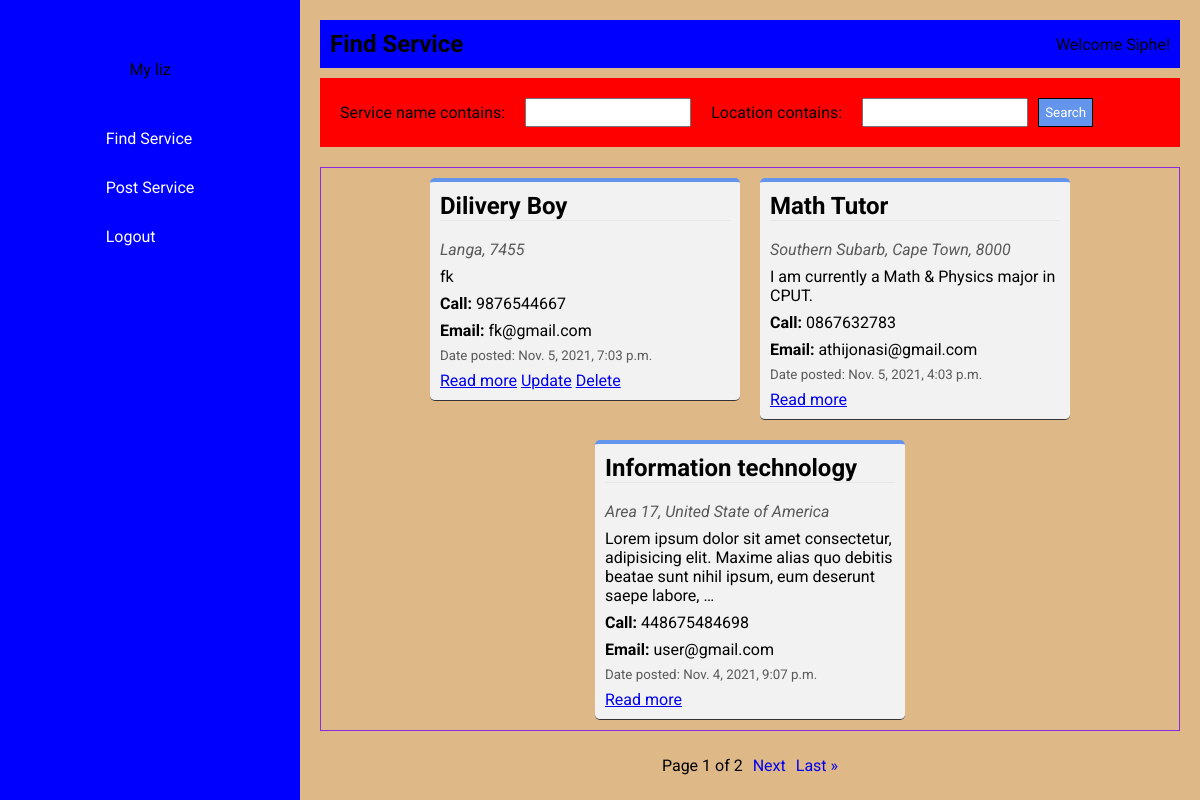
The page / (signed in) on the database as committed earlier.
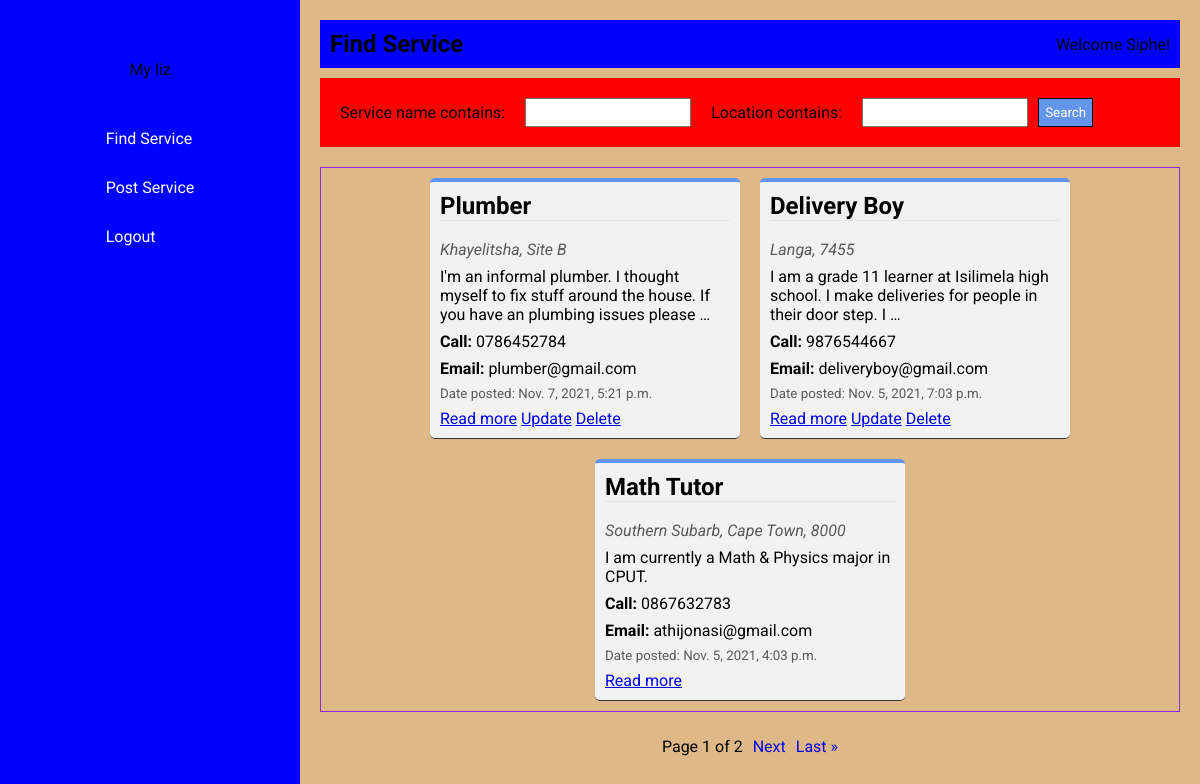
The same page on the database as committed later.
### main/models.py (models this page shows, shortened)
class Service(models.Model):
    service_name = models.CharField(max_length=200)
    location = models.CharField(max_length=150)
    experience = models.CharField(max_length=400)
    phone = models.CharField(max_length=50)
    email = models.EmailField(max_length=50)
    datecreated = models.DateTimeField(default=datetime.now, blank=True)
    author = models.ForeignKey(User, on_delete=models.CASCADE)

### main/views.py (the view)
# urls.py: path('', views.index, name='index'),
@login_required(login_url='login')
def index(request):
    services = Service.objects.all().order_by('-datecreated')
    myFilter = ServiceFilter(request.GET, queryset = services)
    services = myFilter.qs
    p = Paginator(myFilter.qs, 3)
    page = request.GET.get('page')
    services = p.get_page(page)
    return render(request, 'index.html', {'services': services, 'myFilter': myFilter})

### main/templatetags/main_extras.py (called while the page is built)
@register.simple_tag
def my_url(value, field_name, urlencode=None):
    url = '?{}={}'.format(field_name, value)
    if urlencode:
        querystring = urlencode.split('&')
        filtered_querystring = filter(
            lambda p: p.split('=')[0] != field_name, querystring)
        encoded_querystring = '&'.join(filtered_querystring)
        url = '{}&{}'.format(url, encoded_querystring)
    return url

### templates/index.html (shortened to what this page needs)
{% extends 'base.html' %}
{% load main_extras %}
{% block content %}
    <div class="home-container">
        <div class="home-page-title">
            <h1>Find Service</h1>
            <p>Welcome {{ request.user }}!</p>
        </div>
        <div class="home-search">
            <form action="">
                {{ myFilter.form }}
                <button class="home-search-btn" type="submit">Search</button>
            </form>
        </div>
        <div class="home-service-container">
        {% for service in services %}
            <div class="home-service">
                <h1 id="service-contentc">{{ service.service_name }}</h1><br>
                <address id="service-content">{{ service.location }}</address>
                <p id="service-content">{{ service.experience|truncatewords:20 }}</p>
                <p id="service-content"><strong>Call:</strong> {{ service.phone }}</p>
                <p id="service-content"><strong>Email:</strong> {{ service.email }}</p>
                <small id="service-content">Date posted: {{ service.datecreated }}</small>
                <div class="service-btns">
                        <a id="service-content" href="/view_service/{{ service.id }}">Read more</a>
                    {% if user.is_authenticated and service.author.id == user.id %}
                        <a id="service-content" href="/update/{{ service.id }}">Update</a>
                        <a id="service-content" href="/delete/{{ service.id }}">Delete</a>
                    {% endif %}
                </div>
            </div>
        {% endfor %}
        </div>
        <div class="pagination">
            <span>
                Page {{ services.number }} of {{ services.paginator.num_pages }}
            </span>
            {% if services.has_next %}
            <a href="{% my_url services.next_page_number 'page' request.GET.urlencode %}">Next</a>
            <a href="{% my_url services.paginator.num_pages 'page' request.GET.urlencode %}">Last &raquo;</a>
            {% endif %}
        </div>
    </div>
{% endblock content %}

Rows that differ between the two databases and show on the page:
no longer on this page (row unchanged): Service: service_name "Information technology", location "Area 17, United State of America", experience "Lorem ipsum dolor sit amet consectetur, adipisicing elit. Maxime alias quo debitis beatae sunt nihil ipsum, eum deserunt saepe labore, …", phone "448675484698", email "user@gmail.com", datecreated "Nov. 4, 2021, 9:07 p.m."
added Service: service_name "Plumber", location "Khayelitsha, Site B", experience "I'm an informal plumber. I thought myself to fix stuff around the house. If you have an plumbing issues please …", phone "0786452784", email "plumber@gmail.com", datecreated "Nov. 7, 2021, 5:21 p.m."
changed Service "Langa, 7455": service_name "Dilivery Boy" → "Delivery Boy"; experience "fk" → "I am a grade 11 learner at Isilimela high school. I make deliveries for people in their door step. I …"; email "fk@gmail.com" → "deliveryboy@gmail.com"
